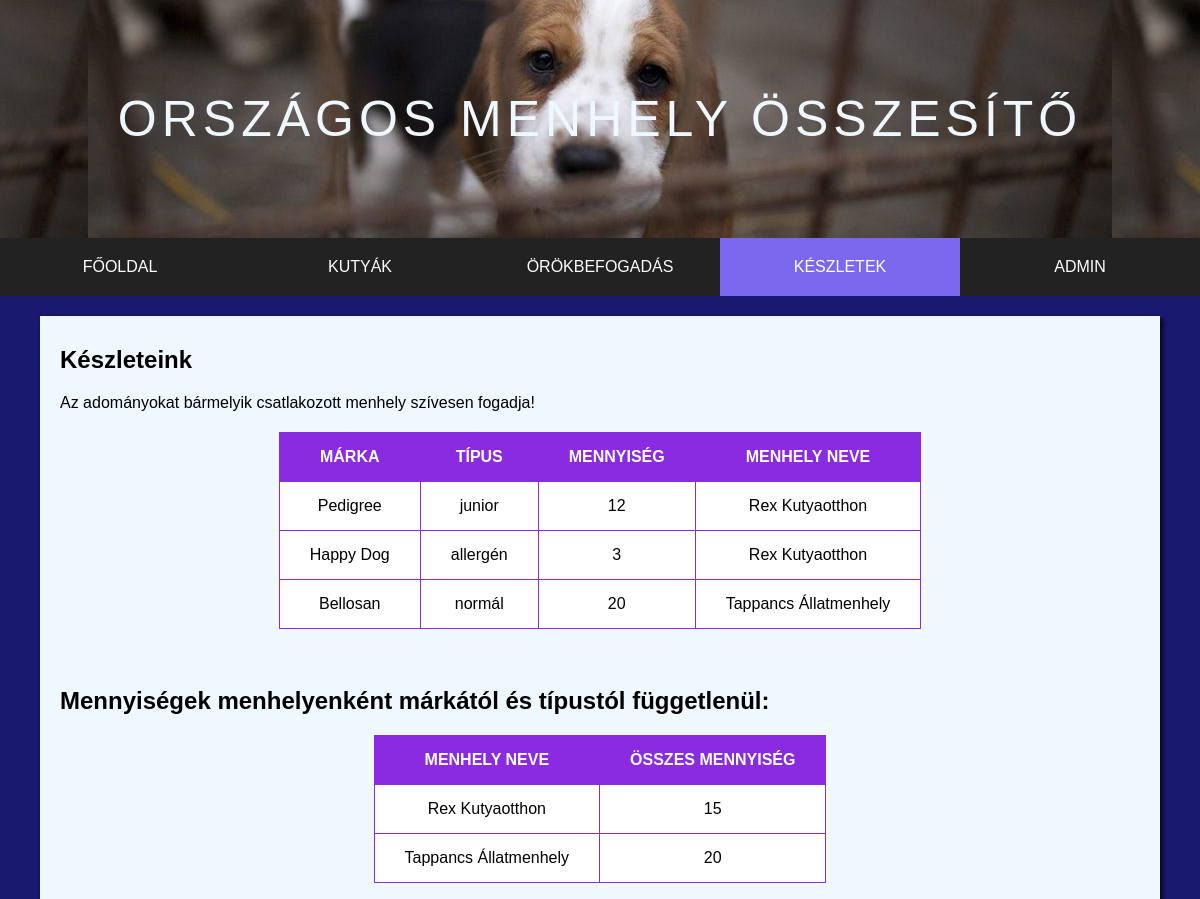
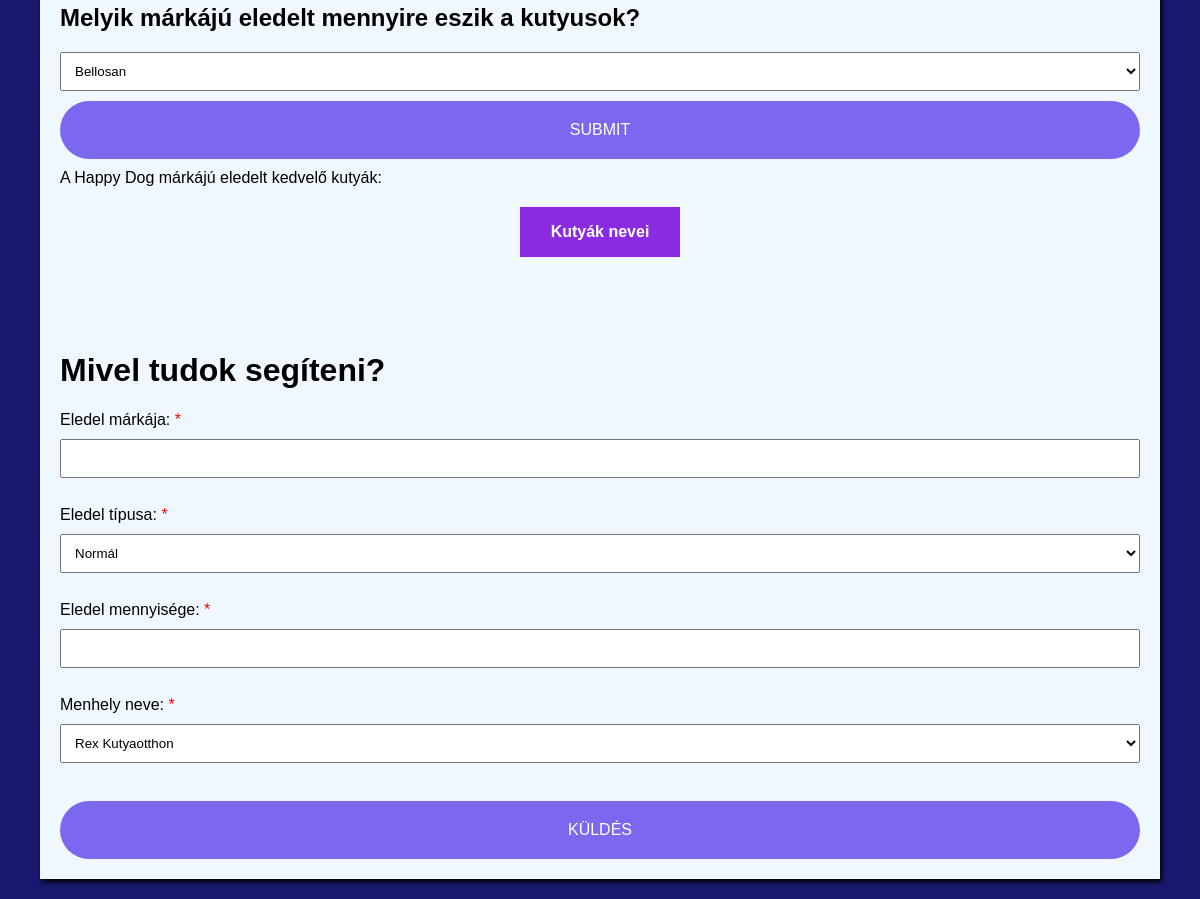
The page /keszletek.php?sel=Happy Dog on the database its author committed (2 pictures, top to bottom).
### tables this page shows
CREATE TABLE Eledel(
    keszlet_kod INT PRIMARY KEY AUTO_INCREMENT,
    marka VARCHAR(255) NOT NULL,
    tipus VARCHAR(255) NOT NULL,
    mennyiseg INT,
    menhely_nev VARCHAR(255) NOT NULL,
    FOREIGN KEY(menhely_nev) 
		  REFERENCES Menhely(nev)
);

CREATE TABLE Menhely(
    nev VARCHAR(255) PRIMARY KEY,
    kapacitas INT NOT NULL,
    varos VARCHAR(255),
    utca VARCHAR(255),
    hazszam INT
);

### keszletek.php (the view, shortened to what this page needs)
<!DOCTYPE html>
<html lang="hu">
<head>
    <link rel="stylesheet" href="menhely.css">
</head>
<body>
<?php
include_once "common/header.php";
include_once "common/fuggvenyek.php";
include_once "common/db_fuggvenyek.php";
if ( !($conn = menhely_csatlakozas()) ) {
    return false;
}
?>
<main>
    <section>
        <h2>Készleteink</h2>
        <p>Az adományokat bármelyik csatlakozott menhely szívesen fogadja!</p>
        <?php
        if ( mysqli_select_db($conn, 'menhely') ) {
            $sql = "SELECT keszlet_kod, marka, tipus, mennyiseg, menhely_nev FROM Eledel ORDER BY menhely_nev";
            $res = mysqli_query($conn, $sql) or die ('Hibás utasítás!');
            echo '<table border=1>';
            echo '<tr>';
            echo '<th>MÁRKA</th>';
            echo '<th>TÍPUS</th>';
            echo '<th>MENNYISÉG</th>';
            echo '<th>MENHELY NEVE</th>';
            echo '</tr>';
            while ( ($current_row = mysqli_fetch_assoc($res))!= null) {
                echo '<tr>';
                echo '<td>' . $current_row["marka"] . '</td>';
                echo '<td>' . $current_row["tipus"] . '</td>';
                echo '<td>' . $current_row["mennyiseg"] . '</td>';
                echo '<td>' . $current_row["menhely_nev"] . '</td>';
                echo '</tr>';
            }
            echo '</table>';
        } else {
            die('Nem sikerült csatlakozni az adatbázishoz.');
        }
        ?>
    </section>
    <br>
    <section>
        <h2>Mennyiségek menhelyenként márkától és típustól függetlenül: </h2>
        <?php
        if ( mysqli_select_db($conn, 'menhely') ) {
            $sql = "SELECT Menhely.nev, SUM(mennyiseg) AS osszes FROM MENHELY, ELEDEL WHERE Menhely.nev = Eledel.menhely_nev GROUP BY Menhely.nev";
            $res = mysqli_query($conn, $sql) or die ('Hibás utasítás!');
            echo '<table border=1>';
            echo '<tr>';
            echo '<th>MENHELY NEVE</th>';
            echo '<th>ÖSSZES MENNYISÉG</th>';
            echo '</tr>';
            while ( ($current_row = mysqli_fetch_assoc($res))!= null) {
                echo '<tr>';
                echo '<td>' . $current_row["nev"] . '</td>';
                echo '<td>' . $current_row["osszes"] . '</td>';
                echo '</tr>';
            }
            echo '</table>';
        } else {
            die('Nem sikerült csatlakozni az adatbázishoz.');
        }
        ?>
    </section>
    <h2>Melyik márkájú eledelt mennyire eszik a kutyusok?</h2>
    <form action="keszletek.php"  method="GET">
        <select name="sel">
            <?php
            $sql = "SELECT marka FROM ELEDEL GROUP BY marka";
            $res = mysqli_query($conn, $sql) or die ('Hibás utasítás: '.mysqli_error($conn));
            while ( ($egySor = mysqli_fetch_assoc($res))!= null) {
                echo '<option value="'.$egySor["marka"].'">'.$egySor["marka"].'</option>';
            }
            ?>
        </select>
        <input type="submit" name="submit">
    </form>
    <?php
    if(@isset($_GET["sel"])) {
        mysqli_select_db($conn, 'menhely') or die("Hiba: " . mysqli_error($conn));
        @$ez = $_GET["sel"];
        echo "A {$ez} márkájú eledelt kedvelő kutyák:";
        echo '<table border=1>';
        echo '<tr>';
        echo '<th>Kutyák nevei</th>';
        echo '</tr>';
        echo '</table>';
    }
        ?>
    <br>
    <br>
    <br>
    <h1>Mivel tudok segíteni?</h1>
<div>
    <form method="POST" action="felvitel.php" autocomplete="off" accept-charset="utf-8">
        <label class="fontos">Eledel márkája: </label>
        <input type="text" name="e_marka" required>
        <br>
        <label class="fontos">Eledel típusa: </label>
        <select id="tipus" name="e_tipus" required>
            <option value="normál" selected>Normál</option>
        </select>
        <br>
        <label class="fontos">Eledel mennyisége: </label>
        <input type="text" name="e_mennyiseg" required>
        <br>
        <label class="fontos">Menhely neve: </label>
        <select name="e_menhely_nev" required>
            <?php
            $sql = "SELECT nev FROM Menhely";
            $res = mysqli_query($conn, $sql) or die ('Hibás utasítás: '.mysqli_error($conn));
            while ( ($current_row = mysqli_fetch_assoc($res))!= null) {
                echo '<option value="'.$current_row["nev"].'">'.$current_row["nev"].'</option>';
            }
            ?>
        </select>
        <br>
        <input type="submit" value="Küldés" />
    </form>
</div>
</main>
</body>
</html>

### menhely.css (style rules this page uses)
body { background-color: midnightblue; font-family: Arial, Verdana, sans-serif; margin: 0; padding: 0; }
main { text-align: justify; background-color: aliceblue; margin: 20px auto; padding: 10px 20px; width: 90%; box-shadow: 2px 3px 5px #000; }
table { background-color: #fff; margin: 20px auto; border-collapse: collapse; }
th, td { border: 1px solid blueviolet; padding: 15px 30px; text-align: center; }
tr:first-child { background-color: blueviolet; color: #fff; }
form > input, form > select { display: block; margin: 10px auto; padding: 10px; box-sizing: border-box; width: 100%; height: 50%; }
input[type="submit"] { font-size: 100%; background-color: mediumslateblue; color: #fff; padding: 20px; border: none; border-radius: 100px; text-transform: uppercase; cursor: pointer; }
form input[type="submit"] { margin-top: 10px; }
.fontos::after { content: "*"; color: red; }

### rows shown on the page
eledel: marka "Pedigree", tipus "junior", mennyiseg "12", menhely_nev "Rex Kutyaotthon"
eledel: marka "Happy Dog", tipus "allergén", mennyiseg "3", menhely_nev "Rex Kutyaotthon"
eledel: marka "Bellosan", tipus "normál", mennyiseg "20", menhely_nev "Tappancs Állatmenhely"
menhely: nev "Rex Kutyaotthon", osszes "15"
menhely: nev "Tappancs Állatmenhely", osszes "20"

### other values the page prints
$ez "Happy Dog"
form field sel "Bellosan"
form field e_menhely_nev "Rex Kutyaotthon"
